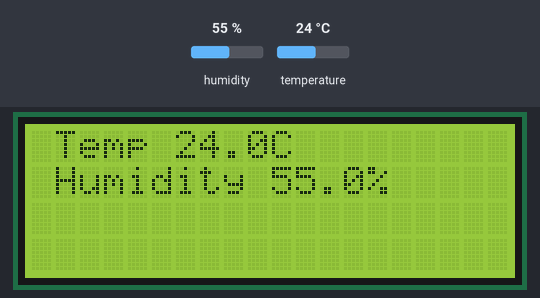
Bench run of a sketch on a simulated Arduino Uno, built with avr-gcc and run on an emulated ATmega328P. On the bench: 20×4 character LCD. The test bench sets the inputs (shaded band); at power-on: humidity 55 %, temperature 24 °C. What the sketch prints to the serial monitor is not drawn.

Above: at 1.2 s.
1.3 s: humidity set to 22 %
At 2.6 s:
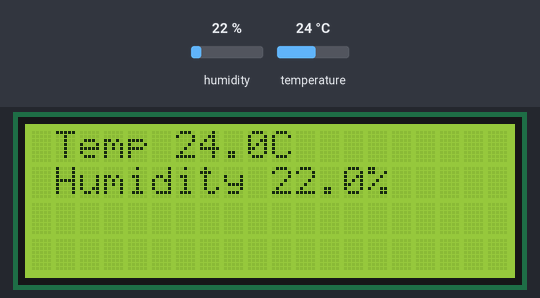
4.1 s: temperature set to 12 °C
At 5.0 s:
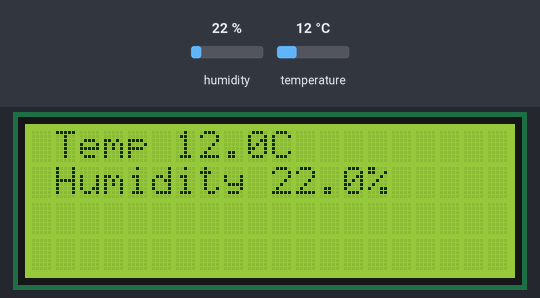
6.9 s: humidity set to 40 %
At 9.5 s:
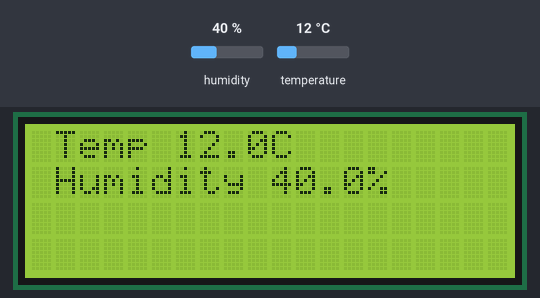
9.8 s: temperature set to 19 °C
Timing chart, 0 to 12.8 s (numbered marks = the images above; inputs shaded):
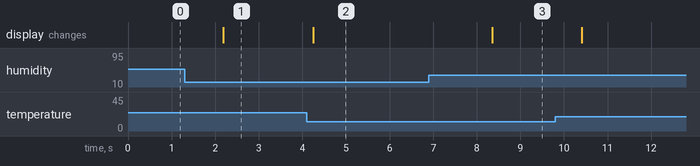

Measured:
- after the input at 1.3 s, the display: changes after 0.89 s (image 1)
- after the input at 4.1 s, the display: changes after 0.15 s (image 2)
- after the input at 6.9 s, the display: changes after 1.5 s (image 3)

The sketch:

Arduio_Starter_Kit_LAB4_DHT11.ino
```cpp
// Arduino UNO <---> LCD i2C
// A5 = SCL
// A4 = SDA
// 5V = VCC
// G = GND

//Arduino UNO <---> DHT11
// 2 = Data
// 5V = VCC
// G = GND

#include <DHT.h>
#include <LiquidCrystal_I2C.h>

#define DHTPIN 2 // ส่งค่าเซนเซอร์ไปขา 2

#define DHTTYPE DHT11 // ประกาศว่าใช้ Library ของ DHT11

//#define DHTTYPE DHT22 // ประกาศว่าใช้ Library ของ DHT22


LiquidCrystal_I2C lcd(0x3F  ,20,4);  // set the LCD address to 0x3F or 0x27 for a 16 chars and 2 line display


DHT dht(DHTPIN, DHTTYPE);


void setup()
{
  Serial.begin(9600);
  Serial.println("DHT1 LAB");
  dht.begin();

  lcd.init();                      // initialize the lcd
  // Print a message to the LCD.
  lcd.backlight();
  lcd.setCursor(3,0);
  lcd.print("LAB5");
  lcd.setCursor(2,1);
  lcd.print("Temp Sensor");

}


void loop()
{

    float h = dht.readHumidity(); // รับค่าอุณหภูมิบันทึกในตัวแรป h
    float t = dht.readTemperature(); // รับค่าความชื้นบันทึกในตัวแปร t

    // สามารถดูค่าเซนเซอร์ที่วัดได้้จากเมนู Tool / Serial Monitor
    if (isnan(t) || isnan(h)) {
    Serial.println("Failed to read from DHT");
      } else {
    Serial.print("Humidity: ");
    Serial.print(h);
    Serial.print(" %\t");
    Serial.print("Temperature: ");
    Serial.print(t);
    Serial.println(" *C");
            }


  lcd.clear();
  lcd.setCursor(1,0);
  lcd.print("Temp");
  lcd.setCursor(6,0);
  lcd.print(t); // พิมพ์ค่าอุณหภูมิออกทางจอ LCD
  lcd.setCursor(10,0);
  lcd.print("C");
  lcd.setCursor(1,1);
  lcd.print("Humidity");
  lcd.setCursor(10,1);
  lcd.print(h); // พิมพ์ค่าความชื้นออกทางจอ LCD
  lcd.setCursor(14,1);
  lcd.print("%");

  delay(2000);

}
```
